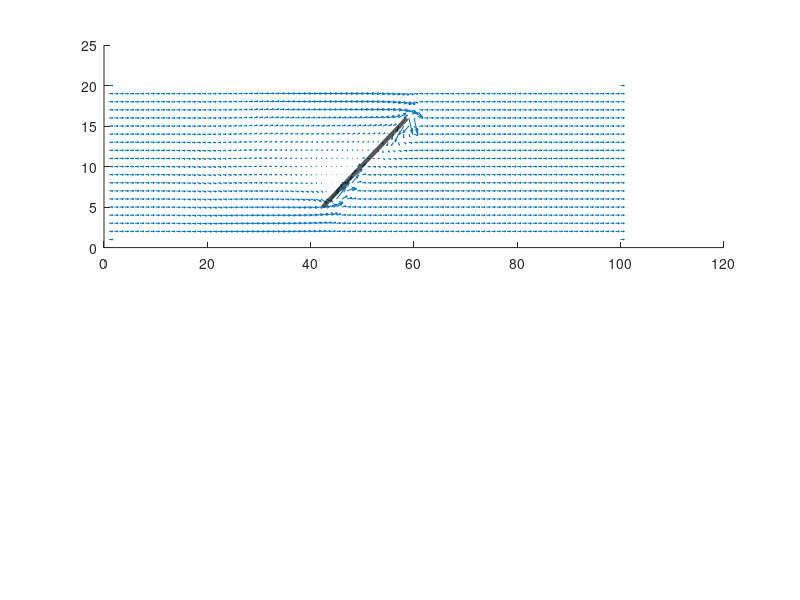

MATLAB code for this plot: (Note: this script raises an error after producing the figure.)
%by corey obrien
%for aae333
%hw 8
%buttefly valve

clear;

%set up all variables, will be inputted later
L = 1;
H = .2;
alpha = -35;
angle = alpha;              %later used for formatting
alpha = alpha*pi/180;
errorlim = 0.0001;
Pa = 100000;
rho = 1;

%set grid resolution x direction
deltax = 0.01;
deltay = deltax; 
Uinf = 50;

%xdim and ydim are the largest indices for matrices
xdim = floor(L/deltax);
ydim = floor(H/deltay);

%determine location of valve
valveleft = L/2-H/2*cos(alpha);     %left most point of valve
valveright = L/2+H/2*cos(alpha);    %right most point of valve
valvelength = H*cos(alpha);         %total scalar projection onto x axis

%create matrix with coordinates of valve, compatible with grid size
xvalve = linspace(valveleft,valveright,valvelength/deltax);
yvalve = H/2-tan(alpha).*(-L/2+xvalve);             %equation for line through midpoint of valve

%convert these coordinates to indices. expression ensures that no floating
%point rounding error occurs
xvalve = ceil((xdim-1).*xvalve./L + 1);
yvalve = ceil((ydim-1).*yvalve./H + 1);

%apply all boundary conditions
psimat = zeros(xdim,ydim);                          %create matrix, psi(x,0)=0
psimat(:,ydim) = Uinf * H;                          %psi(x,ymax)=U_inf*H

%now loop through all value of y
for j = 1:ydim
    psimat(1,j) = Uinf * H * (j-1) / (ydim-1);      %psi on right and left sides
    psimat(xdim,j) = psimat(1,j);                   %is constant gradient
    
    %for first approximation, assume psi is constant along x direction
    %i.e. if no valve was present
    for i = 1:xdim
        psimat(i,j) = psimat(1,j);
    end
      
end

%set psi equal to butterfly valve value
for ctr = 1:length(xvalve)
    psimat(xvalve(ctr),yvalve(ctr)) = Uinf * H/2;
end

%both used to check conditions on while loop
errorval = 1;
ctr = 0;

%loop through until error converges or until number of 
%loops has been reached
while(errorval > errorlim && ctr < 50)
    %store old matrix in new matrix variable
    newpsi = psimat;
    
    %loop through all x values except for boundaries
    for i = 2:xdim-1
        %loop through all y values except for boundaries
        for j = 2:ydim-1
            %we set the value of psi equal to the average of the four
            %nearby values of psi
            newpsi(i,j) = 1/4 * (psimat(i,j+1) + psimat(i,j-1) + psimat(i+1,j) + psimat(i+1,j));
        end
    end

    %set psi equal to butterfly valve value
    %this restores the boundary conditions
    for x = 1:length(xvalve)
        newpsi(xvalve(x),yvalve(x)) = Uinf * H/2;
    end

    %calculate the difference between old and new matrix
    errormat = abs(psimat-newpsi);
    errorval = mean(errormat,'all');
    ctr = ctr+1;
    psimat = newpsi;
end

%create matrices to store velocity
velocityx = zeros(xdim,ydim);
velocityy = zeros(xdim,ydim);

%we know x velocity at inlet is Uinf
velocityx(1,:)=Uinf;
%we know x velocity at outlet is Uinf
velocityx(xdim,:)=Uinf;
%we know y velocity at inlet is 0
velocityy(1,:)=0;
%we know y velocity at outlet is 0
velocityy(xdim,:)=0;

%loop through all values except boundaries
for i = 2:xdim-1
    for j = 2:ydim-1
        %x velocity is partial psi / partial y
        %but we do discrete version delta psi / delta y
        velocityx(i,j) = (1 / (2*deltax)) * (psimat(i,j+1)-psimat(i,j-1));
        
        %y velocity is partial -psi / partial x
        velocityy(i,j) = -(1 / (2*deltay)) * (psimat(i+1,j)-psimat(i-1,j));
    end
end

%find magnitude of velocity
velocity = sqrt(velocityx.^2 + velocityy.^2);

%using bernoullis find pressure as function of x and y
pressure = Pa + rho * Uinf^2/2 - rho.*velocity.^2/2;

%%%%%%%%%%%%%%%%%%%%%%%%%%%%%%%%%%%%%%%%%%%%%
%start first figure - velocity vector field
figure();
subplot(2,1,1);
hold on;
matsize = size(velocityx);
q1 = quiver(velocityx',velocityy');
set(q1,'AutoScale','on', 'AutoScaleFactor', 2); %may need to adjust autoscale factor
                                                %so quiver plots nicely

%modify arrays for butterfly valve to plot smoothly
xvalve = linspace(valveleft,valveright,1000);
yvalve = H/2-tan(alpha).*(-L/2+xvalve);
xvalve = (xdim-1).*xvalve./L + 1;
yvalve = (ydim-1).*yvalve./H + 1;

plot(xvalve,yvalve,'k','LineWidth',3);
yline(0,'k','LineWidth',10);
yline(matsize(2),'k','LineWidth',10);

%set title
titlestr = "Velocity Profile Through Channel with Butterfly Valve at ";
str1 = string(angle);
str2 = " degrees, length ";
str3 = string(L);
if(L==1)
    str4 = " meter, height ";
else
    str4 = " meters, height ";
end

if(H==1)
    str6 = " meter";
else
    str6 = " meters";
end
str5 = string(H);

str7 = " with grid size ";
str8 = string(deltax);

str = strcat(titlestr,str1,str2,str3,str4,str5,str6,str7,str8);

%set axes size and labels
xlabel('x direction (m)')
ylabel('y direction(m)')
title(str);
xlim([-2 matsize(1)+1]);
ylim([-2 matsize(2)+1]);
xticks([0:matsize(1)/5:matsize(1)]);
yticks([0:matsize(2)/5:matsize(2)]);
xticklabels([0:L/5:L]);
yticklabels([0:H/5:H]);
axis equal

%end first figure - velocity vector field
%%%%%%%%%%%%%%%%%%%%%%%%%%%%%%%%%%%%%%%%%


%%%%%%%%%%%%%%%%%%%%%%%%%%%%%%%%%%%%%%%%%%%%%
%start second figure - streamlines
subplot(2,1,2);
hold on
[X,Y] = meshgrid(1:xdim,1:ydim);
startx = 1:.1:xdim;
starty = ones(size(startx));
streamline(X,Y,velocityx',velocityy',starty,startx);
%set title
titlestr = "Streamlines of Flow Through Channel with Butterfly Valve at ";
str1 = string(angle);
str2 = " degrees, length ";
str3 = string(L);
if(L==1)
    str4 = " meter, height ";
else
    str4 = " meters, height ";
end

if(H==1)
    str6 = " meter";
else
    str6 = " meters";
end
str5 = string(H);

str7 = " with grid size ";
str8 = string(deltax);

str = strcat(titlestr,str1,str2,str3,str4,str5,str6,str7,str8);

%set axes size and labels
plot(xvalve,yvalve,'k','LineWidth',3);
yline(0,'k','LineWidth',10);
yline(matsize(2),'k','LineWidth',10);
xlabel('x direction (m)');
ylabel('y direction(m)');
title(str);
xlim([-2 matsize(1)+1]);
ylim([-2 matsize(2)+1]);
xticks([0:matsize(1)/5:matsize(1)]);
yticks([0:matsize(2)/5:matsize(2)]);
xticklabels([0:L/5:L]);
yticklabels([0:H/5:H]); 
axis equal
%end second figure - streamlines
%%%%%%%%%%%%%%%%%%%%%%%%%%%%%%%%%%%%%%%%%


%%%%%%%%%%%%%%%%%%%%%%%%%%%%%%%%%%%%%%%%%%%%%
%start third figure - velocity magnitude contour
figure();
subplot(2,1,1);
hold on

contourf(velocity')
h = colorbar;
set(get(h,'label'),'string','Velocity (m/s)');
%set title
titlestr = "Velocity Profile of Flow Through Channel with Butterfly Valve at ";
str1 = string(angle);
str2 = " degrees, length ";
str3 = string(L);
if(L==1)
    str4 = " meter, height ";
else
    str4 = " meters, height ";
end

if(H==1)
    str6 = " meter";
else
    str6 = " meters";
end
str5 = string(H);

str7 = " with grid size ";
str8 = string(deltax);

str = strcat(titlestr,str1,str2,str3,str4,str5,str6,str7,str8);

%set axes size and labels
plot(xvalve,yvalve,'k','LineWidth',3);
yline(0,'k','LineWidth',5);
yline(matsize(2),'k','LineWidth',5);
xlabel('x direction (m)');
ylabel('y direction(m)');
title(str);
xlim([-3 matsize(1)+2]);
ylim([-3 matsize(2)+2]);
xticks([0:matsize(1)/5:matsize(1)]);
yticks([0:matsize(2)/5:matsize(2)]);
xticklabels([0:L/5:L]);
yticklabels([0:H/5:H]);

axis equal
%end third figure - velocity magnitude contour
%%%%%%%%%%%%%%%%%%%%%%%%%%%%%%%%%%%%%%%%%

%%%%%%%%%%%%%%%%%%%%%%%%%%%%%%%%%%%%%%%%%%%%%
%start fourth figure - pressure contour
subplot(2,1,2);
hold on
pressure = pressure./1000;
contourf(pressure');
h = colorbar;
set(get(h,'label'),'string','Pressure (KPa)');
%set title
titlestr = "Pressure Distribution of Flow Through Channel with Butterfly Valve at ";
str1 = string(angle);
str2 = " degrees, length ";
str3 = string(L);
if(L==1)
    str4 = " meter, height ";
else
    str4 = " meters, height ";
end

if(H==1)
    str6 = " meter";
else
    str6 = " meters";
end
str5 = string(H);

str7 = " with grid size ";
str8 = string(deltax);

str = strcat(titlestr,str1,str2,str3,str4,str5,str6,str7,str8);

%set axes size and labels
plot(xvalve,yvalve,'k','LineWidth',3);
yline(0,'k','LineWidth',5);
yline(matsize(2),'k','LineWidth',5);
xlabel('x direction (m)');
ylabel('y direction(m)');
title(str);
xlim([-3 matsize(1)+2]);
ylim([-3 matsize(2)+2]);
xticks([0:matsize(1)/5:matsize(1)]);
yticks([0:matsize(2)/5:matsize(2)]);
xticklabels([0:L/5:L]);
yticklabels([0:H/5:H]);

axis equal
%end fourth figure - pressure contour
%%%%%%%%%%%%%%%%%%%%%%%%%%%%%%%%%%%%%%%%%
